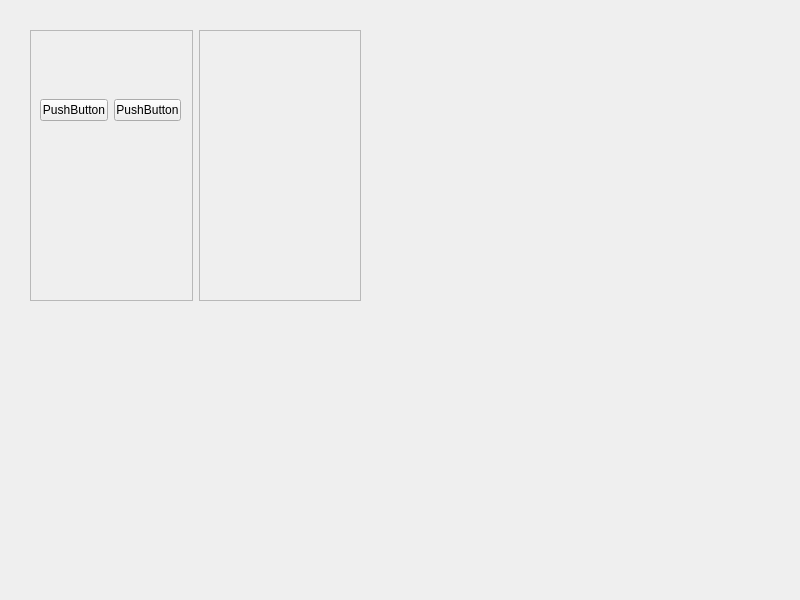
<?xml version="1.0" encoding="UTF-8"?>
<ui version="4.0">
 <class>Widget</class>
 <widget class="QWidget" name="Widget">
  <property name="geometry">
   <rect>
    <x>0</x>
    <y>0</y>
    <width>800</width>
    <height>600</height>
   </rect>
  </property>
  <property name="windowTitle">
   <string>Widget</string>
  </property>
  <widget class="QWidget" name="">
   <property name="geometry">
    <rect>
     <x>30</x>
     <y>30</y>
     <width>331</width>
     <height>271</height>
    </rect>
   </property>
   <layout class="QGridLayout" name="gridLayout">
    <item row="0" column="0">
     <widget class="QFrame" name="frame">
      <property name="frameShape">
       <enum>QFrame::Shape::StyledPanel</enum>
      </property>
      <property name="frameShadow">
       <enum>QFrame::Shadow::Raised</enum>
      </property>
      <widget class="QWidget" name="">
       <property name="geometry">
        <rect>
         <x>10</x>
         <y>50</y>
         <width>141</width>
         <height>61</height>
        </rect>
       </property>
       <layout class="QHBoxLayout" name="horizontalLayout">
        <item>
         <widget class="QPushButton" name="pushButton">
          <property name="text">
           <string>PushButton</string>
          </property>
         </widget>
        </item>
        <item>
         <widget class="QPushButton" name="pushButton_2">
          <property name="text">
           <string>PushButton</string>
          </property>
         </widget>
        </item>
       </layout>
      </widget>
     </widget>
    </item>
    <item row="0" column="1">
     <widget class="QFrame" name="frame_2">
      <property name="frameShape">
       <enum>QFrame::Shape::StyledPanel</enum>
      </property>
      <property name="frameShadow">
       <enum>QFrame::Shadow::Raised</enum>
      </property>
     </widget>
    </item>
   </layout>
  </widget>
 </widget>
 <resources/>
 <connections/>
</ui>
